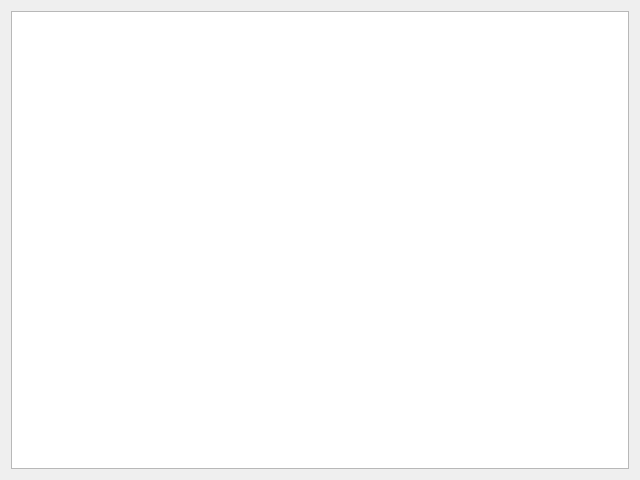
<?xml version="1.0" encoding="UTF-8"?>
<ui version="4.0">
 <class>CDataWidget</class>
 <widget class="QWidget" name="CDataWidget">
  <property name="geometry">
   <rect>
    <x>0</x>
    <y>0</y>
    <width>640</width>
    <height>480</height>
   </rect>
  </property>
  <property name="windowTitle">
   <string>Data</string>
  </property>
   <layout class="QGridLayout" name="gridLayout">
    <item row="0" column="0">
     <widget class="QTableView" name="tableView">
      <property name="contextMenuPolicy">
       <enum>Qt::CustomContextMenu</enum>
      </property>
      <property name="editTriggers">
       <set>QAbstractItemView::DoubleClicked|QAbstractItemView::EditKeyPressed</set>
      </property>
      <property name="alternatingRowColors">
       <bool>true</bool>
      </property>
      <property name="selectionMode">
       <enum>QAbstractItemView::SingleSelection</enum>
      </property>
      <property name="selectionBehavior">
       <enum>QAbstractItemView::SelectRows</enum>
      </property>
     </widget>
    </item>
   </layout>
  <action name="actionEdit">
   <property name="checkable">
    <bool>true</bool>
   </property>
   <property name="text">
    <string>Edit</string>
   </property>
   <property name="toolTip">
    <string>Edit this cell</string>
   </property>
  </action>
  <action name="actionAdd">
   <property name="text">
    <string>Add</string>
   </property>
   <property name="toolTip">
    <string>Add body to data</string>
   </property>
  </action>
  <action name="actionDelete">
   <property name="text">
    <string>Delete</string>
   </property>
   <property name="toolTip">
    <string>Delete body from data</string>
   </property>
  </action>
  <action name="actionCenter">
   <property name="text">
    <string>actionCenter</string>
   </property>
   <property name="toolTip">
    <string>Center View on this Object</string>
   </property>
  </action>
 </widget>
 <resources/>
 <connections>
  <connection>
   <sender>tableView</sender>
   <signal>customContextMenuRequested(QPoint)</signal>
   <receiver>CDataWidget</receiver>
   <slot>ShowContextMenu(QPoint)</slot>
   <hints>
    <hint type="sourcelabel">
     <x>100</x>
     <y>71</y>
    </hint>
    <hint type="destinationlabel">
     <x>122</x>
     <y>8</y>
    </hint>
   </hints>
  </connection>
 </connections>
 <slots>
  <slot>ShowContextMenu(QPoint)</slot>
 </slots>
</ui>
